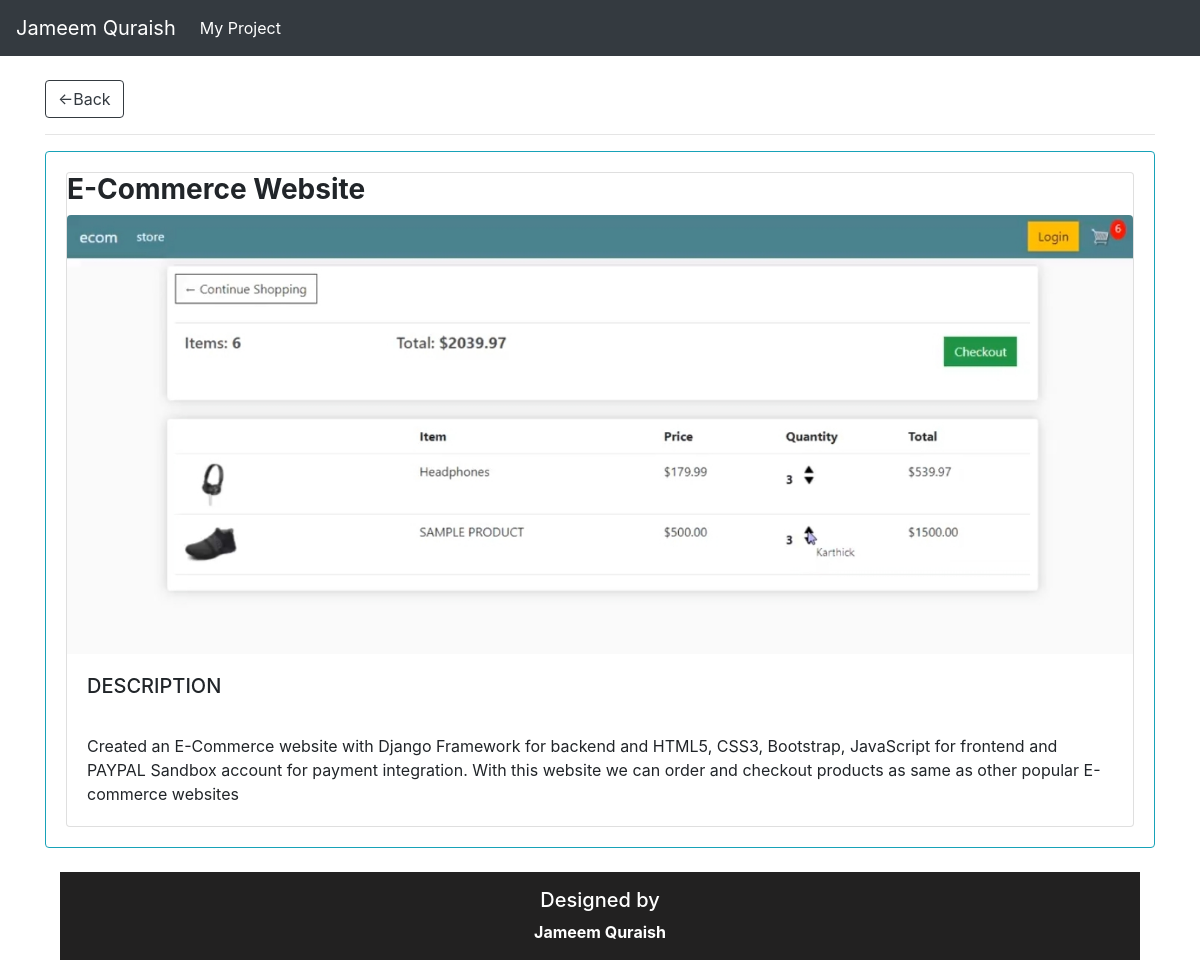
Screenshot of /viewp/2/ with the database file from the repository.
### task/models.py (models this page shows, shortened)
class Projects(models.Model):
    name =models.CharField(max_length=200,null=True,blank=True)
    short_description =models.CharField(max_length=255,null=True,blank=True)
    description =models.TextField(null=True,blank=True)
    image = models.ImageField(null=True,blank=True)

### task/views.py (the view)
# urls.py: path('viewp/<str:pk>/',views.Toview,name="viewp"),
def Toview(request,pk):
    toview= Projects.objects.get(id=pk)
    context = {'toview':toview}
    return render(request,'task/view_pro.html',context)

### task/templates/task/view_pro.html
{% extends 'task/main.html' %}
{% load static %}
{% block content %}
<div class="container">
    <a class="btn btn-outline-dark" href="{% url 'home' %}">&#x2190;Back</a>
    <hr>
    <div class="row">
        <div class="col-md-12">
            <div class="card card-body border-info">
                <div class="card-group">
                    <div class="card">
                        <h3><strong>{{toview.name}}</strong></h3>
                        <img class="card-img-top" src="{{toview.image.url}}" alt="Card image cap">
                        <div class="card-body">
                            <h5 class="card-title">DESCRIPTION</h5>
                            <br>
                            <p class="card-text">{{toview.description}}</p>
                        </div>
                </div>
            </div>
        </div>
    </div>
</div>
{% endblock %}

### rows the page displays
Projects: name "E-Commerce Website", image (picture), description "Created an E-Commerce website with Django Framework for backend and HTML5, CSS3, Bootstrap, JavaScript for frontend and PAYPAL Sandbox account for payment integration. With this website we can order and checkout products as same as other popular E-commerce websites"
